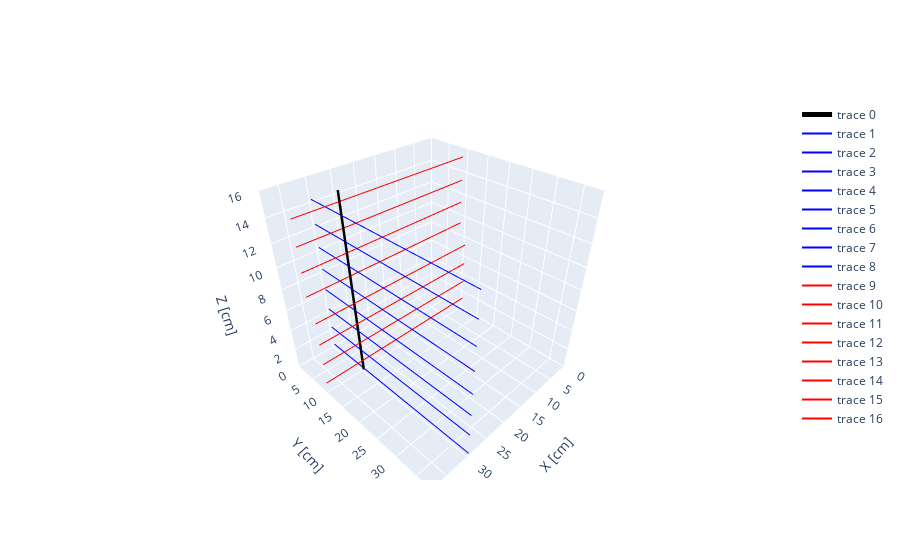

Write notebook code for a chart like this one.
### Code cell
from track import Track
from time_correction import*

selected = random.randint(0,len(ttracks))

T = uncorrected_tracks[selected]
T_fiber_corrected = fiber_corrected_tracks[selected]
T_electronic_corrected = ttracks[selected]
T.show()

T_fiber_corrected = copy.deepcopy(T)
T_electronic_corrected = copy.deepcopy(T)
time_correction_fiber(T_fiber_corrected)
time_correction_electronics(T_electronic_corrected)

# recover the corrected stamps
heights = []
s_nocorr = []
s_ecorr = []
s_fibcorr = []

for h in T.x.hits + T.y.hits:
    heights.append(h.get_pos()[1])
    s_nocorr.append(h.timestamp)
for h in T_fiber_corrected.x.hits + T_fiber_corrected.y.hits:
    s_fibcorr.append(h.timestamp)
for h in T_electronic_corrected.x.hits + T_electronic_corrected.y.hits:
    s_ecorr.append(h.timestamp)

plt.figure()
plt.plot(heights,s_nocorr,'ko')
plt.plot(heights,s_ecorr, 'r+')
plt.plot(heights,s_fibcorr,'gx')
plt.grid()
plt.xlabel("Height [cm]")
plt.ylabel("Timestamp [cs]")
plt.legend(["No correction","Electronics corrected","Fiber corrected"])

### Figure 1 — Plotly figure (JSON) as saved in the notebook; plotly's stock layout.template omitted (floating-point values rounded to 4 significant figures)
{"data": [{"line": {"color": "black", "width": 5}, "mode": "lines", "type": "scatter3d", "x": [29.6, 29.6, 29.6, 29.6, 29.6, 29.6, 29.6, 29.6, 29.6, 29.6, 29.6, 29.6, 29.6, 29.6, 29.6, 29.6, 29.6, 29.6, 29.6, 29.6, 29.6, 29.6, 29.6, 29.6, 29.6, 29.6, 29.6, 29.6, 29.6, 29.6, 29.59, 29.59, 29.59, 29.59, 29.59, 29.59, 29.59, 29.59, 29.59, 29.59, 29.59, 29.59, 29.59, 29.59, 29.59, 29.59, 29.59, 29.59, 29.59, 29.59], "y": [10.08, 10.06, 10.03, 10.0, 9.976, 9.949, 9.922, 9.895, 9.868, 9.841, 9.814, 9.787, 9.759, 9.732, 9.705, 9.678, 9.651, 9.624, 9.597, 9.57, 9.543, 9.516, 9.489, 9.461, 9.434, 9.407, 9.38, 9.353, 9.326, 9.299, 9.272, 9.245, 9.218, 9.19, 9.163, 9.136, 9.109, 9.082, 9.055, 9.028, 9.001, 8.974, 8.947, 8.919, 8.892, 8.865, 8.838, 8.811, 8.784, 8.757], "z": [0, 0.3265, 0.6531, 0.9796, 1.306, 1.633, 1.959, 2.286, 2.612, 2.939, 3.265, 3.592, 3.918, 4.245, 4.571, 4.898, 5.224, 5.551, 5.878, 6.204, 6.531, 6.857, 7.184, 7.51, 7.837, 8.163, 8.49, 8.816, 9.143, 9.469, 9.796, 10.12, 10.45, 10.78, 11.1, 11.43, 11.76, 12.08, 12.41, 12.73, 13.06, 13.39, 13.71, 14.04, 14.37, 14.69, 15.02, 15.35, 15.67, 16]}, {"marker": {"color": "blue", "size": 1}, "mode": "lines", "type": "scatter3d", "x": [29.6, 29.6], "y": [0, 38.4], "z": [8.2, 8.2]}, {"marker": {"color": "blue", "size": 1}, "mode": "lines", "type": "scatter3d", "x": [29.6, 29.6], "y": [0, 38.4], "z": [4.2, 4.2]}, {"marker": {"color": "blue", "size": 1}, "mode": "lines", "type": "scatter3d", "x": [29.6, 29.6], "y": [0, 38.4], "z": [6.2, 6.2]}, {"marker": {"color": "blue", "size": 1}, "mode": "lines", "type": "scatter3d", "x": [29.6, 29.6], "y": [0, 38.4], "z": [14.2, 14.2]}, {"marker": {"color": "blue", "size": 1}, "mode": "lines", "type": "scatter3d", "x": [29.6, 29.6], "y": [0, 38.4], "z": [12.2, 12.2]}, {"marker": {"color": "blue", "size": 1}, "mode": "lines", "type": "scatter3d", "x": [29.6, 29.6], "y": [0, 38.4], "z": [10.2, 10.2]}, {"marker": {"color": "blue", "size": 1}, "mode": "lines", "type": "scatter3d", "x": [29.6, 29.6], "y": [0, 38.4], "z": [0.2, 0.2]}, {"marker": {"color": "blue", "size": 1}, "mode": "lines", "type": "scatter3d", "x": [29.6, 29.6], "y": [0, 38.4], "z": [2.2, 2.2]}, {"marker": {"color": "red", "size": 1}, "mode": "lines", "type": "scatter3d", "x": [0, 38.4], "y": [10.4, 10.4], "z": [1.2, 1.2]}, {"marker": {"color": "red", "size": 1}, "mode": "lines", "type": "scatter3d", "x": [0, 38.4], "y": [10.4, 10.4], "z": [7.2, 7.2]}, {"marker": {"color": "red", "size": 1}, "mode": "lines", "type": "scatter3d", "x": [0, 38.4], "y": [8.8, 8.8], "z": [11.2, 11.2]}, {"marker": {"color": "red", "size": 1}, "mode": "lines", "type": "scatter3d", "x": [0, 38.4], "y": [8.8, 8.8], "z": [15.2, 15.2]}, {"marker": {"color": "red", "size": 1}, "mode": "lines", "type": "scatter3d", "x": [0, 38.4], "y": [8.8, 8.8], "z": [13.2, 13.2]}, {"marker": {"color": "red", "size": 1}, "mode": "lines", "type": "scatter3d", "x": [0, 38.4], "y": [8.8, 8.8], "z": [9.2, 9.2]}, {"marker": {"color": "red", "size": 1}, "mode": "lines", "type": "scatter3d", "x": [0, 38.4], "y": [10.4, 10.4], "z": [3.2, 3.2]}, {"marker": {"color": "red", "size": 1}, "mode": "lines", "type": "scatter3d", "x": [0, 38.4], "y": [10.4, 10.4], "z": [5.2, 5.2]}], "layout": {"scene": {"aspectmode": "cube", "xaxis": {"range": [0, 38.4], "title": {"text": "X [cm]"}}, "yaxis": {"range": [0, 38.4], "title": {"text": "Y [cm]"}}, "zaxis": {"range": [0, 16], "title": {"text": "Z [cm]"}}}}}
